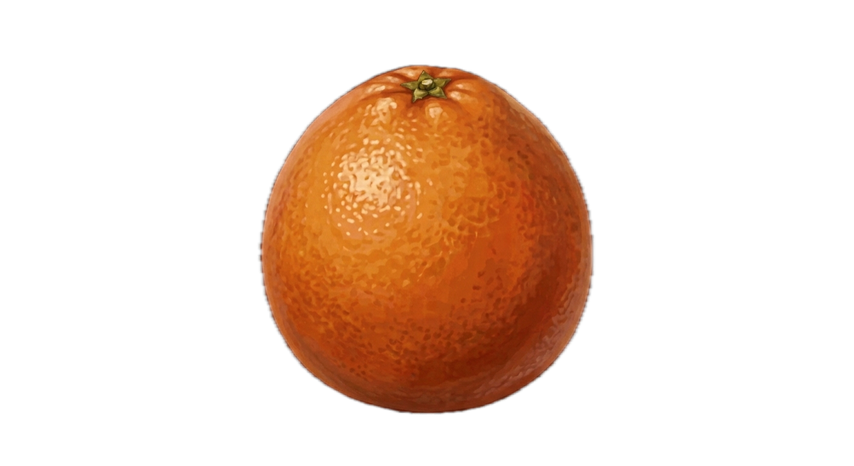
#> input picture images/products/iyokan.png, 854 x 466 px, shrunk from 1408 x 769 before the run, found by its file name
$ python _decheckerize.py
#> lines starting #> are read from the running program, lines starting #| are printed output that depends on the picture; after the words box and inside, x2 and y2 are one past the last pixel; in counts of white or black regions, pixels touching at a corner belong together
"""
Remove checkerboard-pattern transparency preview burned into PNG images.

Strategy:
- Sample 50x50 blocks at each of the 4 corners (assumed to be background).
- Collect top-N most frequent colors (quantized to 8-unit buckets) as background-color candidates.
- For each pixel, if its RGB is within +/- 30 of ANY candidate color, set alpha = 0.
- Save an RGBA PNG (original-named) and a red-highlight validation PNG.

Usage: python _decheckerize.py
"""
import os
import sys
import time
import json
from PIL import Image
import numpy as np

BASE = r"C:\Users\kezoi\Desktop\souka-flyer"
IMAGES_DIR = os.path.join(BASE, "images")
PREVIEW_DIR = os.path.join(IMAGES_DIR, "_preview_transparent")
TARGETS = ["iyokan.png", "buntan.png", "ponkan.png", "sakuranbo.png"]

CORNER = 50          # corner sample box size
QUANT = 8            # quantization bucket (smaller = stricter)
TOP_N = 3            # number of dominant corner colors to use as background keys
THRESHOLD = 30       # RGB +/- range treated as background


def detect_background_colors(arr):
    h, w = arr.shape[:2]
    # Gather corner RGB pixels
    corners = [
        arr[0:CORNER, 0:CORNER, :3],
        arr[0:CORNER, max(0, w - CORNER):w, :3],
        arr[max(0, h - CORNER):h, 0:CORNER, :3],
        arr[max(0, h - CORNER):h, max(0, w - CORNER):w, :3],
    ]
    stacked = np.concatenate([c.reshape(-1, 3) for c in corners], axis=0)
    quantized = (stacked // QUANT) * QUANT
    unique, counts = np.unique(quantized, axis=0, return_counts=True)
    top = np.argsort(-counts)[:TOP_N]
    return unique[top], counts[top], stacked.shape[0]


def process(name):
    src = os.path.join(IMAGES_DIR, name)
    dst = src  # overwrite original
    preview = os.path.join(PREVIEW_DIR, name)
    t0 = time.time()

    with Image.open(src) as im:
        rgba = im.convert("RGBA")
    arr = np.array(rgba)
    h, w = arr.shape[:2]

    bg_colors, bg_counts, total_corner = detect_background_colors(arr)

    rgb = arr[:, :, :3].astype(np.int32)
    mask = np.zeros(arr.shape[:2], dtype=bool)
    for c in bg_colors:
        diff = np.abs(rgb - c.astype(np.int32))
        within = np.all(diff <= THRESHOLD, axis=-1)
        mask |= within

    out = arr.copy()
    out[mask, 3] = 0
    Image.fromarray(out, "RGBA").save(dst, "PNG")

    prev = arr.copy()
    prev[mask, 0] = 255
    prev[mask, 1] = 0
    prev[mask, 2] = 0
    prev[mask, 3] = 255
    Image.fromarray(prev, "RGBA").save(preview, "PNG")

    elapsed = time.time() - t0
    transparent_pct = float(mask.sum()) / mask.size * 100.0
    return {
        "file": name,
        "w": int(w),
        "h": int(h),
        "elapsed_sec": round(elapsed, 3),
        "transparent_pct": round(transparent_pct, 2),
        "bg_colors": [c.tolist() for c in bg_colors],
        "bg_counts": [int(x) for x in bg_counts],
        "out_size": os.path.getsize(dst),
        "preview_path": preview,
    }


def main():
    results = []
    for name in TARGETS:
        try:
            r = process(name)
#> in process, im is the input picture: PIL image 854x466 RGBA; mean R, G, B, A 42.3, 20.8, 7.4, 58.1
#> in detect_background_colors, `unique, counts = np.unique(quantized, axis=0, return_counts=True)`: unique = [[0, 0, 0]]; counts = [10000]
#> in detect_background_colors, `top = np.argsort(-counts)[:TOP_N]`: top = [0]
#> in process, `bg_colors, bg_counts, total_corner = detect_background_colors(arr)`: bg_colors = [[0, 0, 0]]; bg_counts = [10000]; total_corner = 10000
#> in process, `rgb = arr[:, :, :3].astype(np.int32)`:
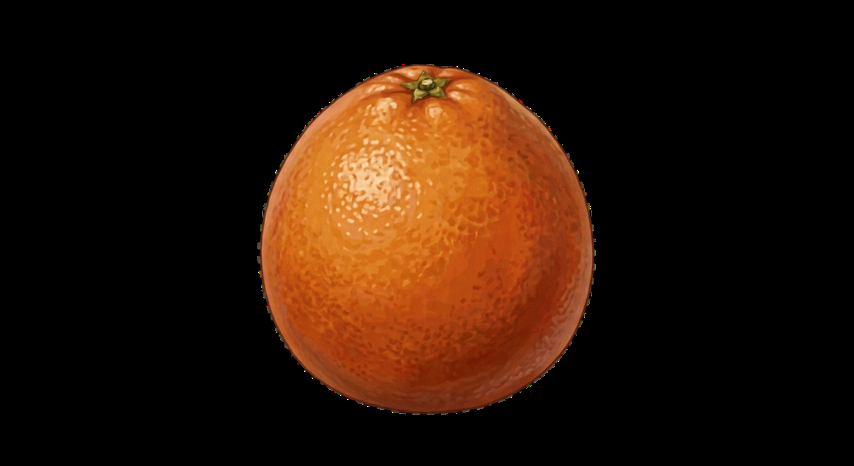
#> rgb: shape (466, 854, 3) int32; mean R, G, B 42.3, 20.8, 7.4
#> the loop in process, `for c in bg_colors:` made 1 pass
#> pass 1, in process, `within = np.all(diff <= THRESHOLD, axis=-1)`:
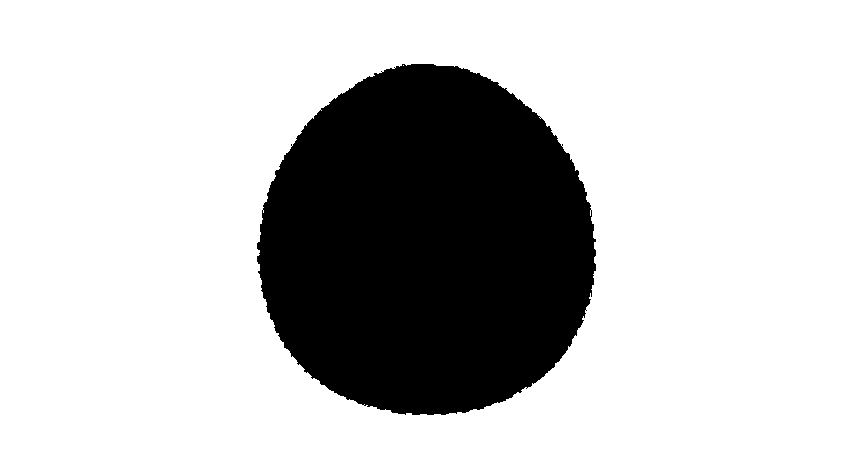
#> within: shape (466, 854) bool; 76.6% white; 1 black region, box (x1, y1, x2, y2) and area: (257, 64, 596, 415) 93004
#> in process, `out[mask, 3] = 0`: out: shape (466, 854, 4); 0.25% of pixels changed, all inside (x1, y1, x2, y2) = (256, 62, 596, 417)
#> in process, `prev[mask, 1] = 0`: prev: shape (466, 854, 4); mean R, G, B, A 237.7, 20.8, 7.4, 58.1
#> in process, `prev[mask, 2] = 0`: prev: shape (466, 854, 4); mean R, G, B, A 237.7, 20.8, 7.4, 58.1
#> in process, `prev[mask, 3] = 255`:
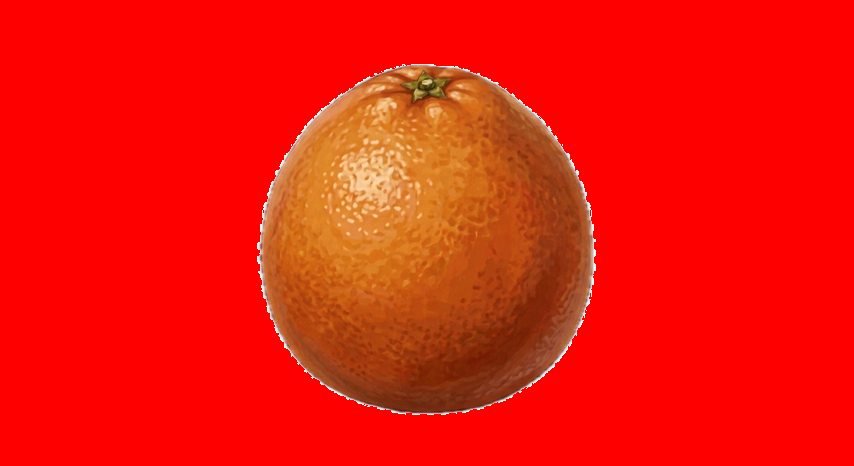
#> prev: shape (466, 854, 4); mean R, G, B, A 237.7, 20.8, 7.4, 253.4; transparent parts drawn white
#> in process, `transparent_pct = float(mask.sum()) / mask.size * 100.0`: transparent_pct = 76.63
#> r = 9 items
            results.append(r)
            print(f"[OK] {name}: {r['transparent_pct']}% transparent, "
                  f"{r['elapsed_sec']}s, bg={r['bg_colors']}, "
                  f"out_size={r['out_size']} bytes")
#| [OK] iyokan.png: 76.63% transparent, 1.055s, bg=[[0, 0, 0]], out_size=182898 bytes
        except Exception as e:
            print(f"[ERROR] {name}: {type(e).__name__}: {e}", file=sys.stderr)
            sys.exit(2)
#> pass 2 of the loop in main, `for name in TARGETS:`:
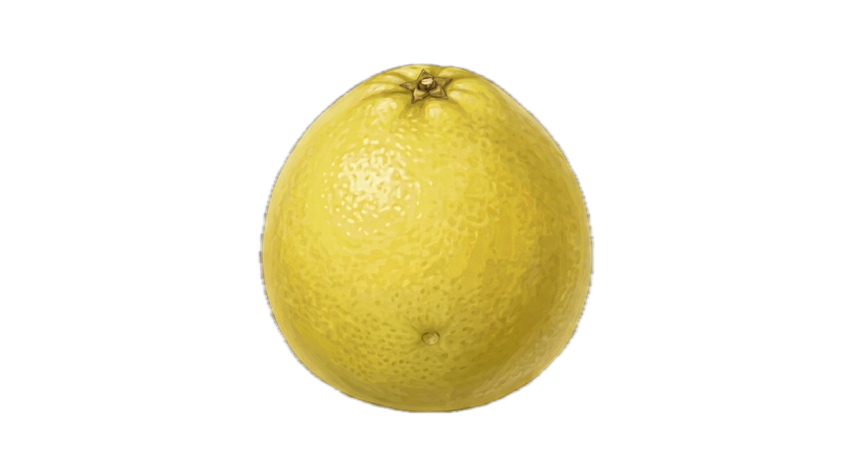
#> input picture images/products/buntan.png, 854 x 466 px, shrunk from 1408 x 769 before the run, found by its file name
#> in process, im is the input picture: PIL image 854x466 RGBA; mean R, G, B, A 47.5, 42, 16.1, 57.7
#> in process (call 2), `rgb = arr[:, :, :3].astype(np.int32)`:
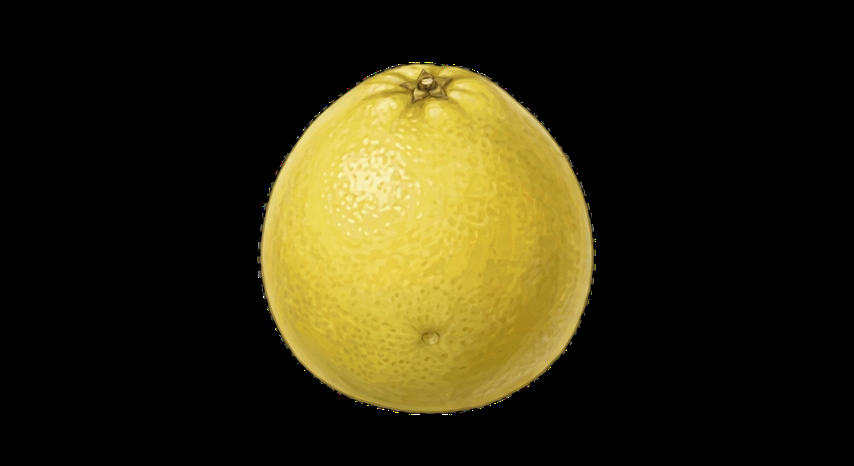
#> rgb: shape (466, 854, 3) int32; mean R, G, B 47.5, 42, 16.1
#> the loop in process (call 2), `for c in bg_colors:` made 1 pass
#> out: shape (466, 854, 4); 0.3% of pixels changed, all inside (x1, y1, x2, y2) = (256, 62, 596, 415)
#> in process (call 2), `prev[mask, 3] = 255`:
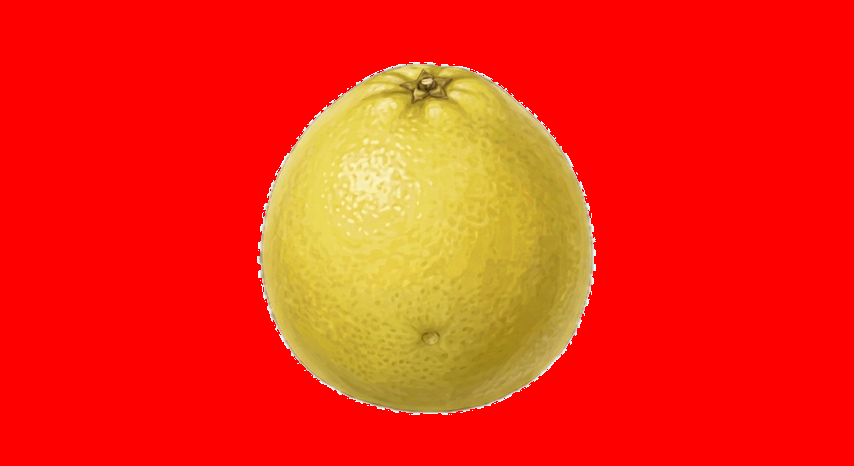
#> prev: shape (466, 854, 4); mean R, G, B, A 243.3, 42, 16.1, 253.5; transparent parts drawn white
#> transparent_pct = 76.79
#| [OK] buntan.png: 76.79% transparent, 1.055s, bg=[[0, 0, 0]], out_size=175949 bytes
#> pass 3 of the loop in main, `for name in TARGETS:`:
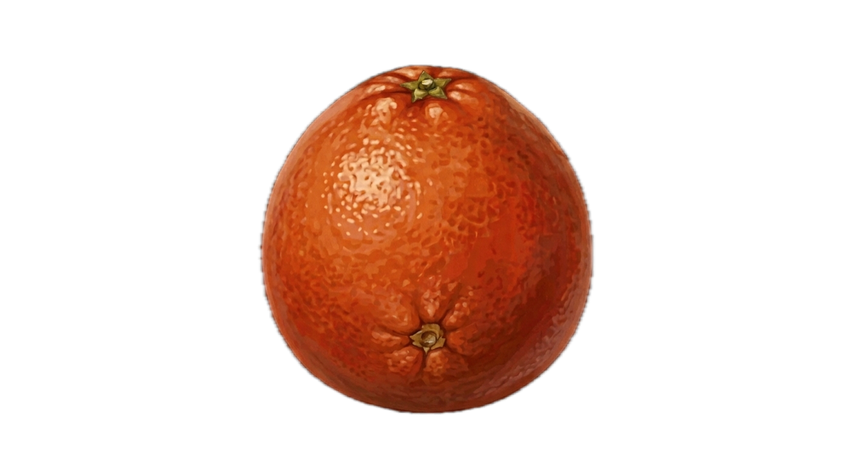
#> input picture images/products/ponkan.png, 854 x 466 px, shrunk from 1408 x 769 before the run, found by its file name
#> in process, im is the input picture: PIL image 854x466 RGBA; mean R, G, B, A 39.5, 15.8, 6.5, 58.1
#> in process (call 3), `rgb = arr[:, :, :3].astype(np.int32)`:
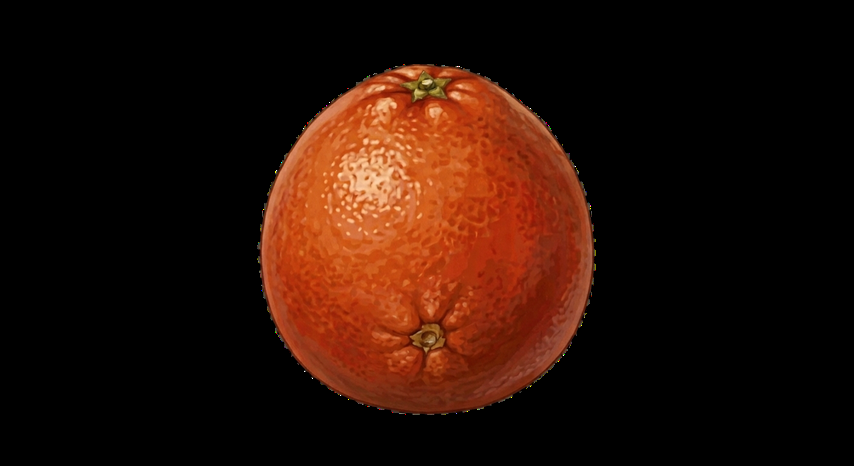
#> rgb: shape (466, 854, 3) int32; mean R, G, B 39.5, 15.8, 6.5
#> the loop in process (call 3), `for c in bg_colors:` made 1 pass
#> in process (call 3), `prev[mask, 3] = 255`:
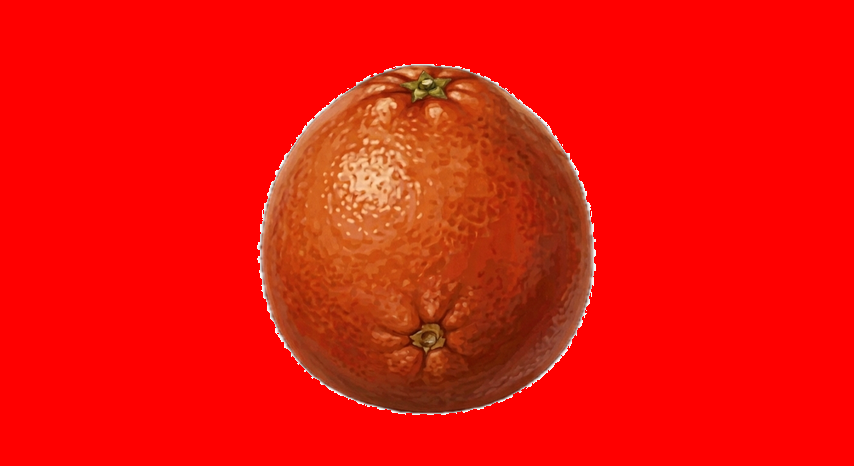
#> prev: shape (466, 854, 4); mean R, G, B, A 234.9, 15.8, 6.5, 253.5; transparent parts drawn white
#> transparent_pct = 76.62
#| [OK] ponkan.png: 76.62% transparent, 1.086s, bg=[[0, 0, 0]], out_size=190884 bytes
#> the loop made 4 passes; the first 3 are shown
    print("\n=== JSON SUMMARY ===")
    print(json.dumps(results, ensure_ascii=False))


if __name__ == "__main__":
#> (the run stopped early here; a loop or call above may not have finished)
